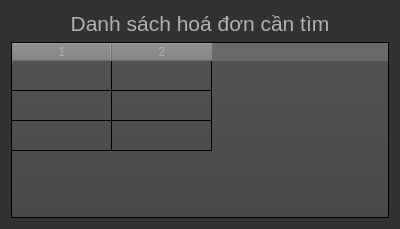
<?xml version="1.0" encoding="UTF-8"?>
<ui version="4.0">
 <class>Form</class>
 <widget class="QWidget" name="Form">
  <property name="geometry">
   <rect>
    <x>0</x>
    <y>0</y>
    <width>400</width>
    <height>229</height>
   </rect>
  </property>
  <property name="windowTitle">
   <string>Danh sách hoá đơn</string>
  </property>
  <property name="styleSheet">
   <string notr="true">
QWidget
{
    color: #b1b1b1;
    background-color: #323232;
}

QScrollBar:horizontal {
     border: 1px solid #222222;
     background: QLinearGradient( x1: 0, y1: 0, x2: 0, y2: 1, stop: 0.0 #121212, stop: 0.2 #282828, stop: 1 #484848);
     height: 7px;
      width: 8.2px;
     margin: 0px 16px 0 16px;
}

QScrollBar::handle:horizontal
{
    background-color: #555;

      min-height: 20px;
      border-radius: 2px;
}

QScrollBar::add-line:horizontal {
      border: 1px solid #1b1b19;
      border-radius: 2px;
     background-color: #555;
      width: 14px;
      subcontrol-position: right;
      subcontrol-origin: margin;
}

QScrollBar::sub-line:horizontal {
      border: 1px solid #1b1b19;
      border-radius: 2px;
     background-color: #555;
      width: 14px;
     subcontrol-position: left;
     subcontrol-origin: margin;
}

QScrollBar::right-arrow:horizontal, QScrollBar::left-arrow:horizontal
{
      border: 1px solid black;
      width: 1px;
      height: 1px;
      background: none;
}

QScrollBar::add-page:horizontal, QScrollBar::sub-page:horizontal
{
      background: none;
}

QScrollBar:vertical
{
      background: QLinearGradient( x1: 0, y1: 0, x2: 1, y2: 0, stop: 0.0 #121212, stop: 0.2 #282828, stop: 1 #484848);
      width: 8.2px;
      margin: 16px 0 16px 0;
      border: 1px solid #222222;
}

QScrollBar::handle:vertical
{
      background-color: #555;
      min-height: 20px;
      border-radius: 2px;
}

QScrollBar::add-line:vertical
{
      border: 1px solid #1b1b19;
      border-radius: 2px;
      background-color: #555;
      height: 14px;
      subcontrol-position: bottom;
      subcontrol-origin: margin;
}

QScrollBar::sub-line:vertical
{
      border: 1px solid #1b1b19;
      border-radius: 2px;
      background-color: #555;
      height: 14px;
      subcontrol-position: top;
      subcontrol-origin: margin;
}

QScrollBar::up-arrow:vertical, QScrollBar::down-arrow:vertical
{
      border: none;
      width: 1px;
      height: 1px;
      background: none;
}


QScrollBar::add-page:vertical, QScrollBar::sub-page:vertical
{
      background: none;
}
</string>
  </property>
  <layout class="QVBoxLayout" name="verticalLayout_2">
   <item>
    <layout class="QVBoxLayout" name="verticalLayout">
     <item>
      <widget class="QLabel" name="label">
       <property name="font">
        <font>
         <pointsize>16</pointsize>
        </font>
       </property>
       <property name="styleSheet">
        <string notr="true"/>
       </property>
       <property name="text">
        <string>Danh sách hoá đơn cần tìm</string>
       </property>
       <property name="alignment">
        <set>Qt::AlignCenter</set>
       </property>
      </widget>
     </item>
     <item>
      <widget class="QTableWidget" name="table">
       <property name="styleSheet">
        <string notr="true">QTableWidget{
color: #b1b1b1;
    background-color: QLinearGradient( x1: 0, y1: 0, x2: 0, y2: 1, stop: 0 #565656, stop: 0.1 #525252, stop: 0.5 #4e4e4e, stop: 0.9 #4a4a4a, stop: 1 #464646);
    border-width: 1px;
    border-color: #1e1e1e;
}

QTableWidget:item::pressed{
    border-color: #1e1e1e;
}

QTableWidget QTableCornerButton::section {
     background-color: QLinearGradient( x1: 0, y1: 0, x2: 0, y2: 1, stop: 0 #565656, stop: 0.1 #525252, stop: 0.5 #4e4e4e, stop: 0.9 #4a4a4a, stop: 1 #464646);
}
QHeaderView, QHeaderView::section {
    background-color: rgba(128, 128, 128, 128);
}</string>
       </property>
       <property name="editTriggers">
        <set>QAbstractItemView::NoEditTriggers</set>
       </property>
       <property name="alternatingRowColors">
        <bool>false</bool>
       </property>
       <property name="selectionMode">
        <enum>QAbstractItemView::SingleSelection</enum>
       </property>
       <property name="selectionBehavior">
        <enum>QAbstractItemView::SelectRows</enum>
       </property>
       <property name="gridStyle">
        <enum>Qt::SolidLine</enum>
       </property>
       <property name="cornerButtonEnabled">
        <bool>true</bool>
       </property>
       <property name="rowCount">
        <number>3</number>
       </property>
       <property name="columnCount">
        <number>2</number>
       </property>
       <attribute name="horizontalHeaderVisible">
        <bool>true</bool>
       </attribute>
       <attribute name="horizontalHeaderCascadingSectionResizes">
        <bool>false</bool>
       </attribute>
       <attribute name="horizontalHeaderHighlightSections">
        <bool>true</bool>
       </attribute>
       <attribute name="horizontalHeaderStretchLastSection">
        <bool>false</bool>
       </attribute>
       <attribute name="verticalHeaderVisible">
        <bool>false</bool>
       </attribute>
       <attribute name="verticalHeaderStretchLastSection">
        <bool>false</bool>
       </attribute>
       <row/>
       <row/>
       <row/>
       <column/>
       <column/>
       <item row="0" column="0">
        <property name="text">
         <string/>
        </property>
       </item>
      </widget>
     </item>
    </layout>
   </item>
  </layout>
 </widget>
 <resources/>
 <connections/>
</ui>
